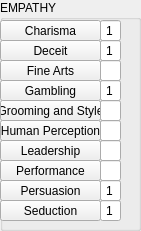
    <widget class="QGroupBox" name="Group_EMPATHY">
     <property name="geometry">
      <rect>
       <x>310</x>
       <y>10</y>
       <width>141</width>
       <height>231</height>
      </rect>
     </property>
     <property name="title">
      <string>EMPATHY</string>
     </property>
     <widget class="QPushButton" name="Charisma">
      <property name="geometry">
       <rect>
        <x>0</x>
        <y>20</y>
        <width>101</width>
        <height>21</height>
       </rect>
      </property>
      <property name="text">
       <string>Charisma</string>
      </property>
      <property name="checkable">
       <bool>false</bool>
      </property>
     </widget>
     <widget class="QPushButton" name="Deceit">
      <property name="geometry">
       <rect>
        <x>0</x>
        <y>40</y>
        <width>101</width>
        <height>21</height>
       </rect>
      </property>
      <property name="text">
       <string>Deceit</string>
      </property>
      <property name="checkable">
       <bool>false</bool>
      </property>
     </widget>
     <widget class="QPushButton" name="FineArts">
      <property name="geometry">
       <rect>
        <x>0</x>
        <y>60</y>
        <width>101</width>
        <height>21</height>
       </rect>
      </property>
      <property name="text">
       <string>Fine Arts</string>
      </property>
      <property name="checkable">
       <bool>false</bool>
      </property>
     </widget>
     <widget class="QPushButton" name="Gambling">
      <property name="geometry">
       <rect>
        <x>0</x>
        <y>80</y>
        <width>101</width>
        <height>21</height>
       </rect>
      </property>
      <property name="text">
       <string>Gambling</string>
      </property>
      <property name="checkable">
       <bool>false</bool>
      </property>
     </widget>
     <widget class="QPushButton" name="GroomingAndStyle">
      <property name="geometry">
       <rect>
        <x>0</x>
        <y>100</y>
        <width>101</width>
        <height>21</height>
       </rect>
      </property>
      <property name="text">
       <string>Grooming and Style</string>
      </property>
      <property name="checkable">
       <bool>false</bool>
      </property>
     </widget>
     <widget class="QPushButton" name="HumanPerception">
      <property name="geometry">
       <rect>
        <x>0</x>
        <y>120</y>
        <width>101</width>
        <height>21</height>
       </rect>
      </property>
      <property name="text">
       <string>Human Perception</string>
      </property>
      <property name="checkable">
       <bool>false</bool>
      </property>
     </widget>
     <widget class="QPushButton" name="Leadership">
      <property name="geometry">
       <rect>
        <x>0</x>
        <y>140</y>
        <width>101</width>
        <height>21</height>
       </rect>
      </property>
      <property name="text">
       <string>Leadership</string>
      </property>
      <property name="checkable">
       <bool>false</bool>
      </property>
     </widget>
     <widget class="QPushButton" name="Persuasion">
      <property name="geometry">
       <rect>
        <x>0</x>
        <y>180</y>
        <width>101</width>
        <height>21</height>
       </rect>
      </property>
      <property name="text">
       <string>Persuasion</string>
      </property>
      <property name="checkable">
       <bool>false</bool>
      </property>
     </widget>
     <widget class="QPushButton" name="Seduction">
      <property name="geometry">
       <rect>
        <x>0</x>
        <y>200</y>
        <width>101</width>
        <height>21</height>
       </rect>
      </property>
      <property name="text">
       <string>Seduction</string>
      </property>
      <property name="checkable">
       <bool>false</bool>
      </property>
     </widget>
     <widget class="QPushButton" name="Performance">
      <property name="geometry">
       <rect>
        <x>0</x>
        <y>160</y>
        <width>101</width>
        <height>21</height>
       </rect>
      </property>
      <property name="text">
       <string>Performance</string>
      </property>
      <property name="checkable">
       <bool>false</bool>
      </property>
     </widget>
     <widget class="QLineEdit" name="Charisma_Value">
      <property name="geometry">
       <rect>
        <x>100</x>
        <y>20</y>
        <width>21</width>
        <height>21</height>
       </rect>
      </property>
      <property name="text">
       <string>1</string>
      </property>
      <property name="frame">
       <bool>true</bool>
      </property>
      <property name="alignment">
       <set>Qt::AlignCenter</set>
      </property>
      <property name="readOnly">
       <bool>false</bool>
      </property>
     </widget>
     <widget class="QLineEdit" name="Deceit_Value">
      <property name="geometry">
       <rect>
        <x>100</x>
        <y>40</y>
        <width>21</width>
        <height>21</height>
       </rect>
      </property>
      <property name="text">
       <string>1</string>
      </property>
      <property name="frame">
       <bool>true</bool>
      </property>
      <property name="alignment">
       <set>Qt::AlignCenter</set>
      </property>
      <property name="readOnly">
       <bool>false</bool>
      </property>
     </widget>
     <widget class="QLineEdit" name="FineArts_Value">
      <property name="geometry">
       <rect>
        <x>100</x>
        <y>60</y>
        <width>21</width>
        <height>21</height>
       </rect>
      </property>
      <property name="frame">
       <bool>true</bool>
      </property>
      <property name="alignment">
       <set>Qt::AlignCenter</set>
      </property>
      <property name="readOnly">
       <bool>false</bool>
      </property>
     </widget>
     <widget class="QLineEdit" name="Gambling_Value">
      <property name="geometry">
       <rect>
        <x>100</x>
        <y>80</y>
        <width>21</width>
        <height>21</height>
       </rect>
      </property>
      <property name="text">
       <string>1</string>
      </property>
      <property name="frame">
       <bool>true</bool>
      </property>
      <property name="alignment">
       <set>Qt::AlignCenter</set>
      </property>
      <property name="readOnly">
       <bool>false</bool>
      </property>
     </widget>
     <widget class="QLineEdit" name="GroomingAndStyle_Value">
      <property name="geometry">
       <rect>
        <x>100</x>
        <y>100</y>
        <width>21</width>
        <height>21</height>
       </rect>
      </property>
      <property name="frame">
       <bool>true</bool>
      </property>
      <property name="alignment">
       <set>Qt::AlignCenter</set>
      </property>
      <property name="readOnly">
       <bool>false</bool>
      </property>
     </widget>
     <widget class="QLineEdit" name="HumanPerception_Value">
      <property name="geometry">
       <rect>
        <x>100</x>
        <y>120</y>
        <width>21</width>
        <height>21</height>
       </rect>
      </property>
      <property name="frame">
       <bool>true</bool>
      </property>
      <property name="alignment">
       <set>Qt::AlignCenter</set>
      </property>
      <property name="readOnly">
       <bool>false</bool>
      </property>
     </widget>
     <widget class="QLineEdit" name="Leadership_Value">
      <property name="geometry">
       <rect>
        <x>100</x>
        <y>140</y>
        <width>21</width>
        <height>21</height>
       </rect>
      </property>
      <property name="frame">
       <bool>true</bool>
      </property>
      <property name="alignment">
       <set>Qt::AlignCenter</set>
      </property>
      <property name="readOnly">
       <bool>false</bool>
      </property>
     </widget>
     <widget class="QLineEdit" name="Performance_Value">
      <property name="geometry">
       <rect>
        <x>100</x>
        <y>160</y>
        <width>21</width>
        <height>21</height>
       </rect>
      </property>
      <property name="frame">
       <bool>true</bool>
      </property>
      <property name="alignment">
       <set>Qt::AlignCenter</set>
      </property>
      <property name="readOnly">
       <bool>false</bool>
      </property>
     </widget>
     <widget class="QLineEdit" name="Persuasion_Value">
      <property name="geometry">
       <rect>
        <x>100</x>
        <y>180</y>
        <width>21</width>
        <height>21</height>
       </rect>
      </property>
      <property name="text">
       <string>1</string>
      </property>
      <property name="frame">
       <bool>true</bool>
      </property>
      <property name="alignment">
       <set>Qt::AlignCenter</set>
      </property>
      <property name="readOnly">
       <bool>false</bool>
      </property>
     </widget>
     <widget class="QLineEdit" name="Seduction_Value">
      <property name="geometry">
       <rect>
        <x>100</x>
        <y>200</y>
        <width>21</width>
        <height>21</height>
       </rect>
      </property>
      <property name="text">
       <string>1</string>
      </property>
      <property name="frame">
       <bool>true</bool>
      </property>
      <property name="alignment">
       <set>Qt::AlignCenter</set>
      </property>
      <property name="readOnly">
       <bool>false</bool>
      </property>
     </widget>
    </widget>
